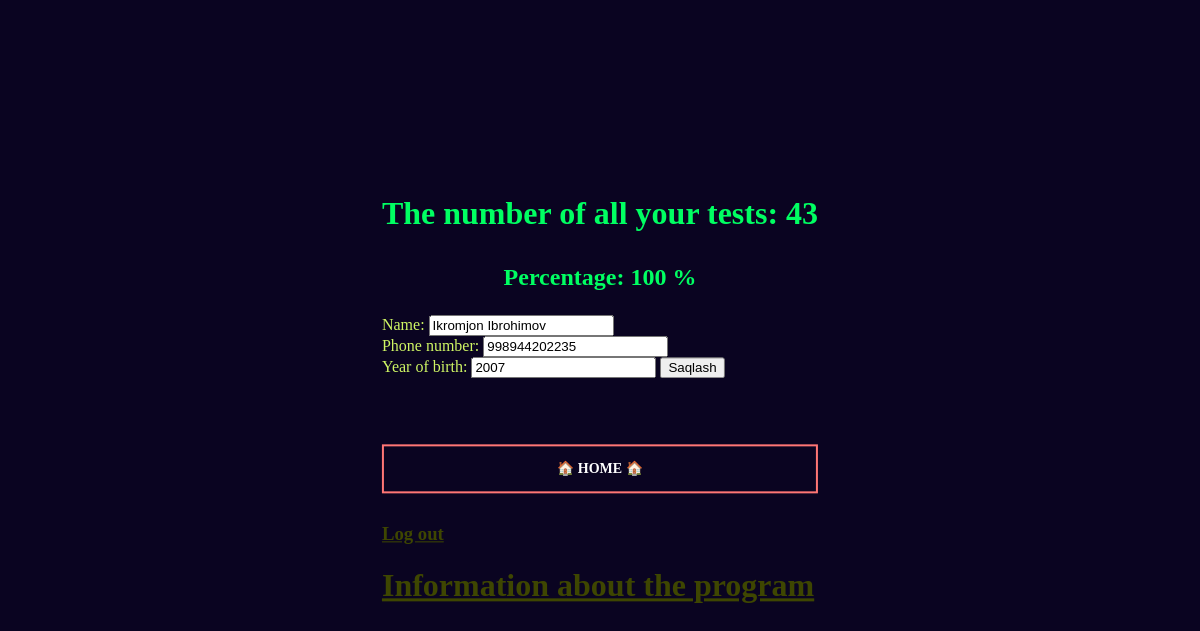
Page /settings/ (signed in) on the earlier database version.
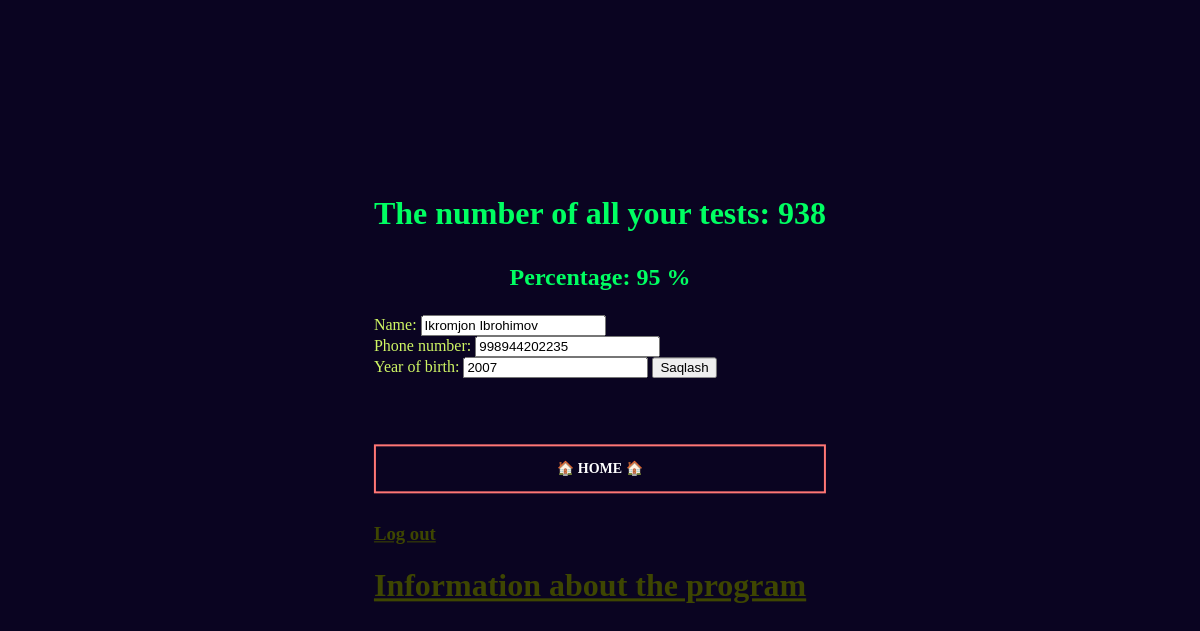
Same page on the later database version.
### userapp/models.py (models this page shows, shortened)
class Profil(models.Model):
    G = [('male', 'male'),
         ('female', 'female')]
    name = models.CharField(max_length=50)                       # full name
    user = models.OneToOneField(User, on_delete=models.CASCADE)  # username, password
    gender = models.CharField(max_length=7, choices=G)
    tel_number = models.CharField(max_length=20, null=True, blank=True)   # contact
    year_of_birth = models.PositiveSmallIntegerField()                    # for example: 2007
    test = models.PositiveIntegerField(default=0)               # Number of tests
    acceptance = models.PositiveIntegerField(default=0)         # The number of correct choices
    rejection = models.PositiveIntegerField(default=0)          # Number of incorrect selections
    percentage = models.PositiveSmallIntegerField(default=100)  # Percentage of correct choices, in a 100-point system
    last_activity = models.DateTimeField(null=True, blank=True)

### mainapp/views.py (the view)
# urls.py: path('settings/', settings),
    def settings(request):
        if request.user.is_authenticated:
            profil = Profil.objects.get(user=request.user)
            profil.last_activity = timezone.now()
            profil.save()
            if request.method == "POST":
                Profil.objects.filter(user=request.user).update(
                    name=request.POST.get("name"),
                    tel_number=request.POST.get('tel_number'),
                    year_of_birth=request.POST.get('year_of_birth'))
                return redirect('/home_page/')
            pr = Profil.objects.get(user=request.user)
            if pr.test != 0:
                data = {"i": pr}
                return render(request, "settings.html", data)
            data = {"i": pr, "p":  "You haven't taken the test yet"}
            return render(request, "settings.html", data)
        return redirect('/')

### templates/settings.html (shortened to what this page needs)
<!DOCTYPE html>
<html lang="en">
<head>
</head>
<body bgcolor="#008000">
  <div class="middle">
    <h1 style="color:rgb(0, 255, 98); text-align: center;"> The number of all your tests: {{i.test}}</p></h1>
    <h2 ><p style="color:rgb(0, 255, 98); text-align: center;">Percentage: {{i.percentage}} %</h2>
  <form method="post">{% csrf_token %}
    <lebel style="color: rgba(209, 249, 101, 0.99);">Name: </lebel>
    <input type="text" name="name" value="{{i.name}}">
    <br>
    <lebel style="color: rgba(209, 249, 101, 0.99);">Phone number: </lebel>
    <input type="number" name="tel_number" value="{{i.tel_number}}">
    <br>
    <label style="color: rgba(209, 249, 101, 0.99);">Year of birth:</label>
    <input type="number" name="year_of_birth" value="{{i.year_of_birth}}">
    <button type="submit">Saqlash</button>
  </form>
      <br>
    <br>
    <h1><a href="/home_page/" class="btn btn1" style="text-align: center;">🏠 home 🏠</a></h1>
    <h3><a style="color: rgb(62, 70, 1);" href="/logout/" >Log out</a></h3>
    <h1><a style="color: rgb(62, 70, 1);" href="/about/">Information about the program</a></h1>
  </div>
</body>
</html>

Differences in the rows shown:
changed Profil "Ikromjon Ibrohimov": test "43" → "938"; percentage "100" → "95"
